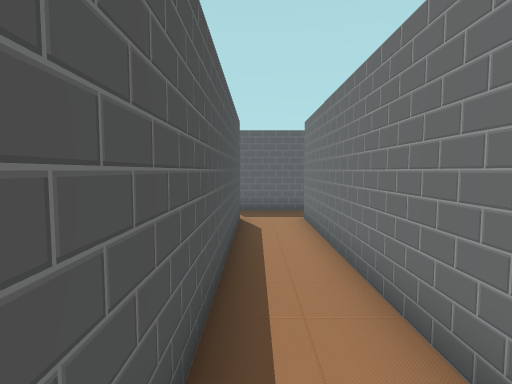
[1] (above)

24 first-person views from a walk through a 3-D level made in the Unity game engine. The camera is 1.5 m above the floor, tilts 4° down and sees 80° across. The floor is counted in squares, 1 m on a side. Each view is taken from the middle of a square. On the plan, view 1 faces up. The plan holds only what a view shows up to about 15 squares ahead; the rest is blank. The place goes on beyond the plan.

[2]
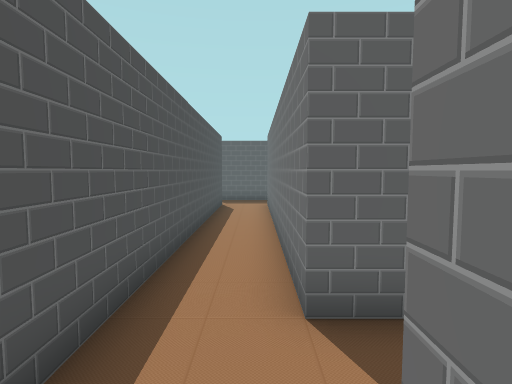

[3]
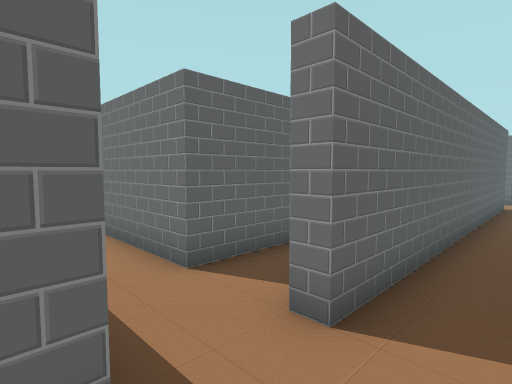

[4]
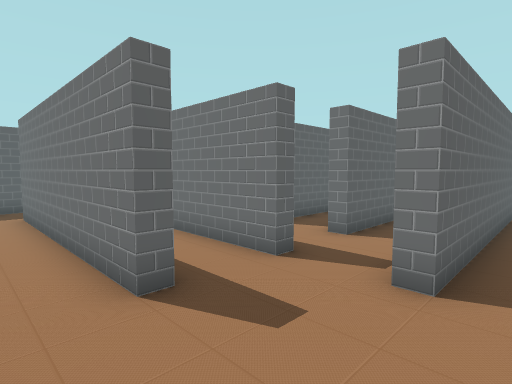

[5]
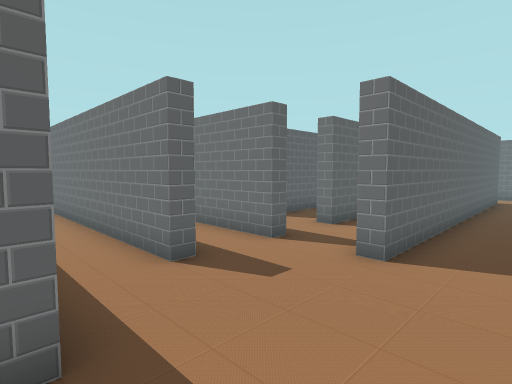

[6]
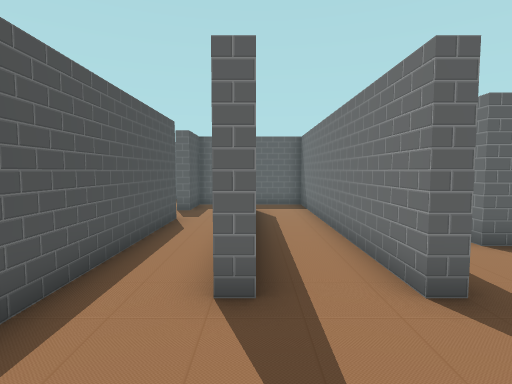

[7]
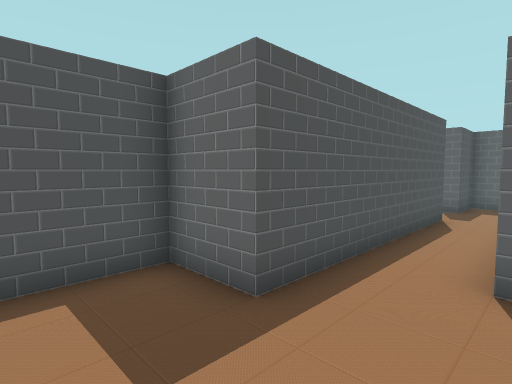

[8]
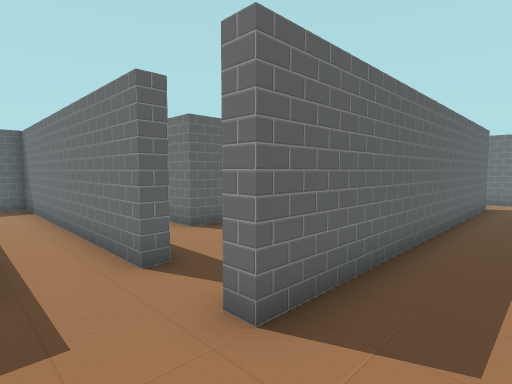

[9]
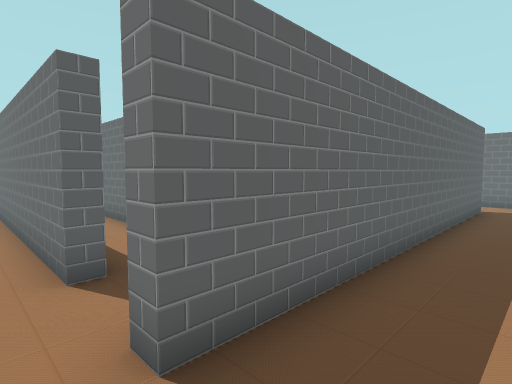

[10]
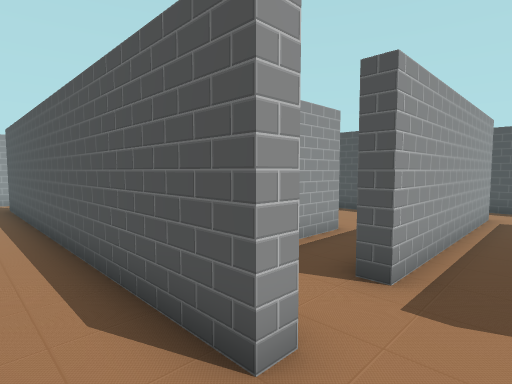

[11]
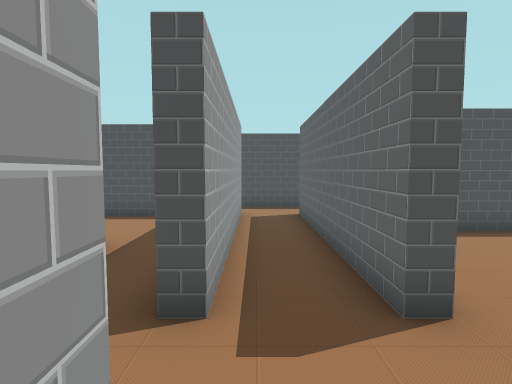

[12]
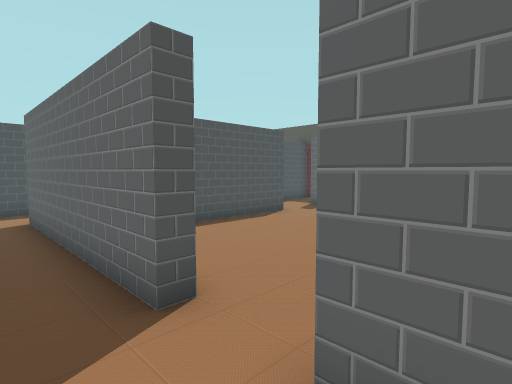

[13]
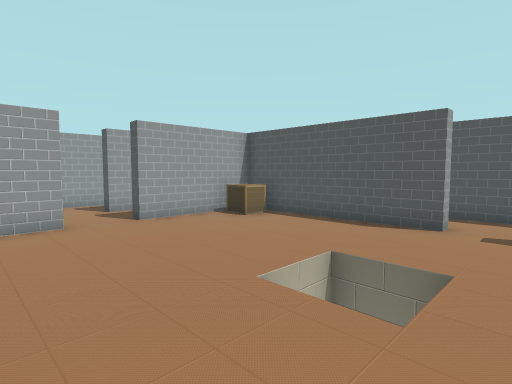

[14]
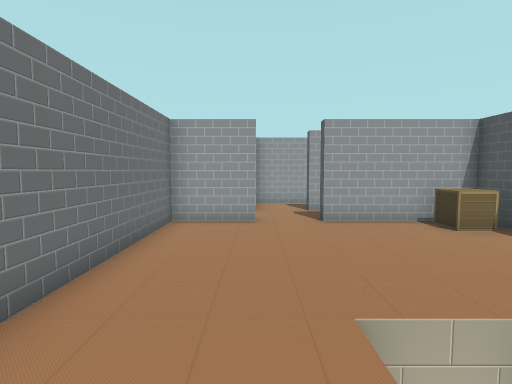

[15]
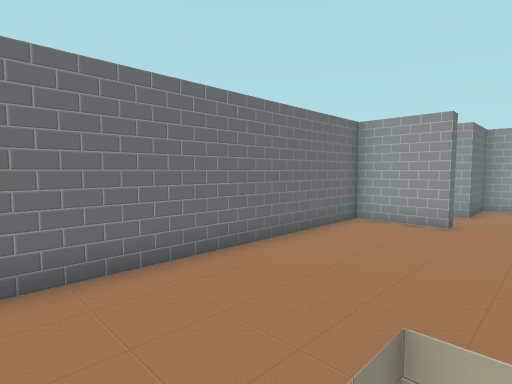

[16]
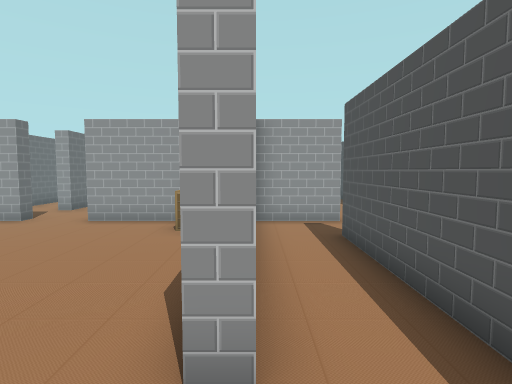

[17]
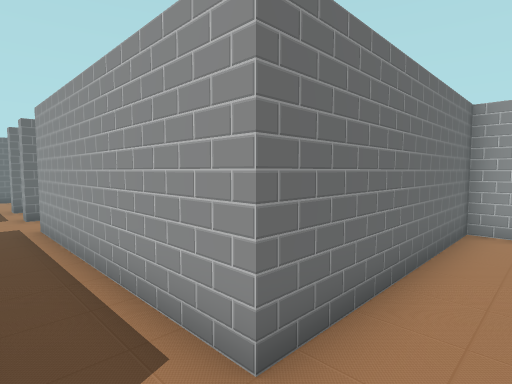

[18]
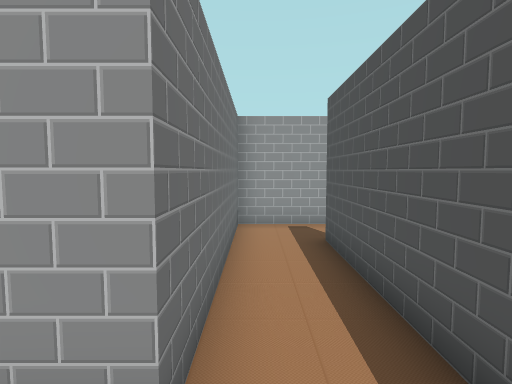

[19]
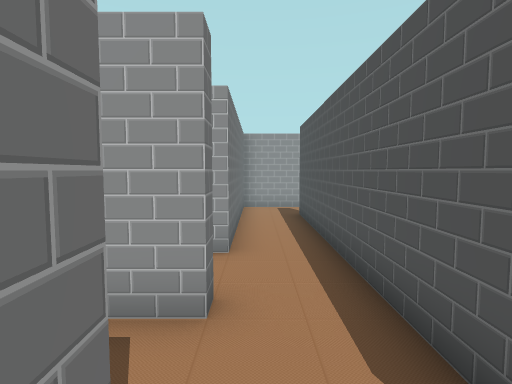

[20]
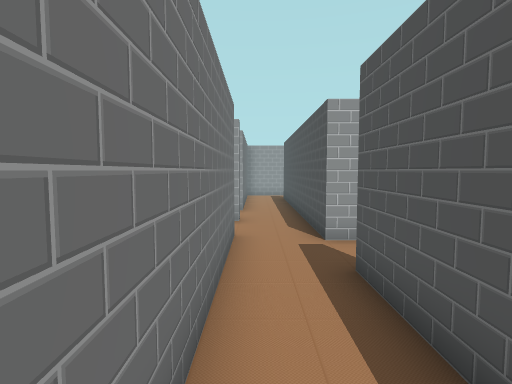

[21]
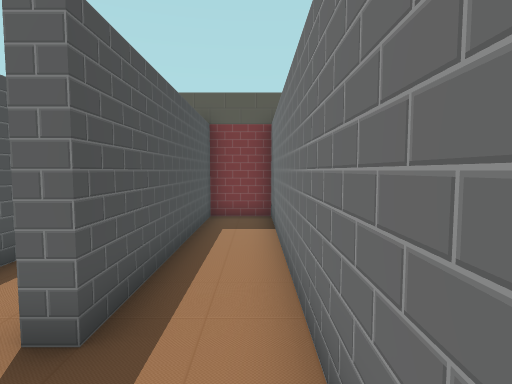

[22]
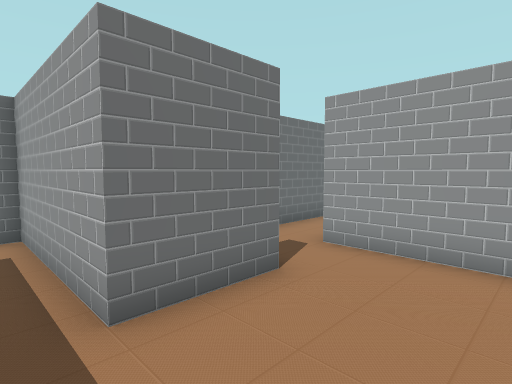

[23]
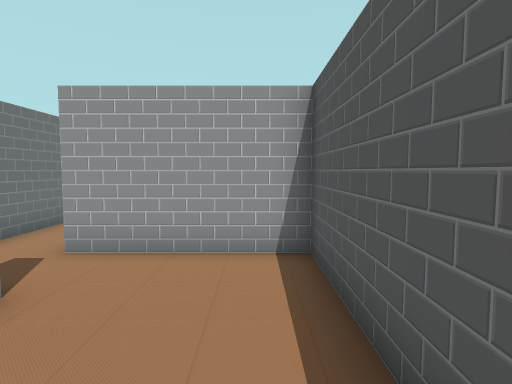

[24]
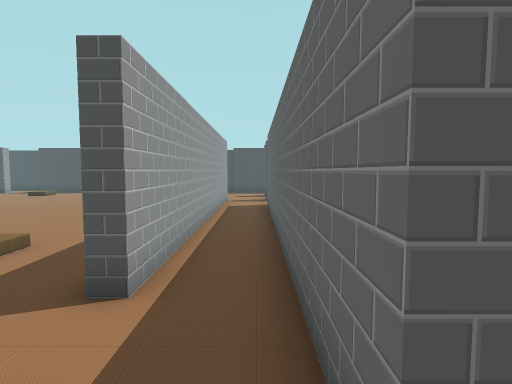

### Floor plan
Ten units are one square. View 1 is at (0, 0); x grows to the right and y downward. Boxes are objects, and circles mark ways between rooms. Rooms are numbered by the first view taken in them; rooms with no view inside come last. Other rooms are left out.
<svg viewBox="-137 -220 292 303">
<path fill="none" stroke="#000" d="M-30 -120 -30 -115 -105 -115 -105 -120M-10 -95 -5 -95 -5 25M19 -115 -10 -115 -10 -120M-125 -125 -125 -45M-130 -25 -105 -25 -105 -95 -30 -95M15 10 15 -95M-5 25 -5 35 -10 35 -10 -65 -55 -65 -55 -45 -60 -45M-10 55 115 55 115 60 -10 60 -10 55M-29 35 -35 35 -35 -45M-65 -25 -55 -25 -55 55 -75 55 -75 78M135 68 135 56M140 35 15 35 15 30M-75 -190 -75 -120 -30 -120M-10 -120 15 -120 15 -208M-80 -190 -75 -190M-100 -201 -100 -140M-105 -120 -80 -120M-132 -145 -125 -145 -125 -125M-105 -140 -105 -215M-125 -215 -125 -165 -130 -165M-60 -45 -60 -70 -10 -70 -10 -95M-100 -69 -100 -25 -65 -25M-30 -95 -30 -90M140 30 140 35"/>
<rect x="-75" y="-135" width="20" height="10" fill="#bbb"><title>other object</title></rect>
<circle cx="5" cy="30" r="3" fill="#2a7"/>
<circle cx="-15" cy="-120" r="3" fill="#2a7"/>
<circle cx="-115" cy="-120" r="3" fill="#2a7"/>
<circle cx="-20" cy="-90" r="3" fill="#2a7"/>
<circle cx="-60" cy="-35" r="3" fill="#2a7"/>
<circle cx="140" cy="45" r="3" fill="#2a7"/>
<circle cx="-80" cy="-205" r="3" fill="#2a7"/>
<circle cx="-100" cy="-135" r="3" fill="#2a7"/>
<text x="-50" y="-100">1</text>
<text x="10" y="40">2</text>
<text x="-30" y="-170">3</text>
<text x="-90" y="-170">4</text>
<text x="-120" y="-170">5</text>
<text x="-70" y="-60">6</text>
<text x="150" y="50">7</text>
</svg>
Room 1 opens to room 2. Room 1 opens to room 3. Room 1 opens to room 5. Room 1 opens to room 6. Room 2 opens to room 6. Room 2 opens to room 7. Room 3 opens to room 4. Room 4 opens to room 5.

Where each view was taken, in squares from view 1:
view 1: 0 up, 0 right, facing up
view 2: 4 down, 1 right, facing up
view 3: 5 down, 1 left, facing up-right
view 4: 7 down, 5 left, facing up-right
view 5: 8 down, 6 left, facing up-right
view 6: 7 down, 3 left, facing up
view 7: 8 down, 3 left, facing up-left
view 8: 8 down, 3 left, facing up-right
view 9: 8 down, 2 left, facing up-right
view 10: 11 up, 1 right, facing down-left
view 11: 10 up, 0 right, facing left
view 12: 10 up, 0 right, facing up-left
view 13: 21 up, 1 right, facing down-left
view 14: 21 up, 1 left, facing down
view 15: 21 up, 3 left, facing down-right
view 16: 21 up, 8 left, facing down
view 17: 11 up, 12 left, facing down-right
view 18: 11 up, 11 left, facing down
view 19: 15 up, 11 left, facing down
view 20: 21 up, 11 left, facing down
view 21: 14 up, 11 left, facing up
view 22: 8 up, 9 left, facing down-right
view 23: 8 up, 9 left, facing down
view 24: 4 down, 15 right, facing left
